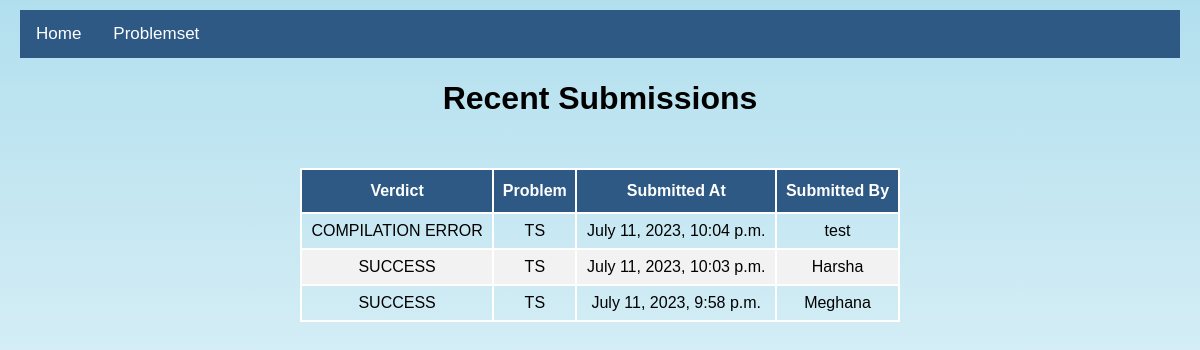
/leaderboard/ (signed in), run on the app's committed database.
### judge/models.py (models this page shows, shortened)
class Solution(models.Model):
    class Verdict(models.TextChoices):
        Success = "SUCCESS"
        COMPILATION_ERROR = "COMPILATION ERROR"
        Wrong_Output = "WRONG ANSWER"
        Time_Limit_Exceeded = "TIME LIMIT EXCEEDED"
        Runtime_Error = "RUNTIME ERROR"
    problem = models.ForeignKey(Problem, on_delete=models.CASCADE)
    verdict = models.CharField(
        max_length=20,
        choices=Verdict.choices
    )
    submittedAt = models.DateTimeField(auto_now_add=True, blank=True)
    language = models.CharField(max_length=10)
    code = models.TextField()
    submittedBy=models.ForeignKey(User, on_delete=models.CASCADE, db_column='submittedBy',default=None)

class Problem(models.Model):
    class Difficulty(models.TextChoices):
        easy = "EASY"
        medium = "MEDIUM"
        hard = "HARD"
    name = models.CharField(max_length=50)
    statement = models.TextField()
    code = models.CharField(max_length=10)
    difficulty = models.CharField(
        max_length=6,
        choices=Difficulty.choices,
        default=Difficulty.easy
    )

### judge/views.py (the view)
# urls.py: path('leaderboard/', views.leaderboard, name = 'leaderboard'),
@login_required(login_url='users:login')
def leaderboard(request):
    recent_submissions = Solution.objects.all().order_by('-submittedAt')[:10]
    return render(request, 'judge/leaderboard.html', {"result": recent_submissions})

### judge/templates/judge/leaderboard.html (shortened to what this page needs)
{% load static %}
<html>
<head>
</head>
<body>
    <div class="navbar">
        <a href="{% url 'index' %}">Home</a>
        <div class="dropdown">
            <button class="dropbtn">Problemset
            </button>
        </div>
    </div>
    <div class="center-align">
        <h1 class="centered-text">Recent Submissions</h1>
    </div>
    <div>
        <table id="submissions">
            <thead>
                <tr>
                    <th>Verdict</th>
                    <th>Problem</th>
                    <th>Submitted At</th>
                    <th>Submitted By</th>
                </tr>
            </thead>
            <tbody>
                {% for res in result %}
                <tr>
                    <td>{{res.verdict}}</td>
                    <td><a class="text" href="{% url 'detail' res.problem.id %}">{{res.problem.code}}</a></td>
                    <td>{{res.submittedAt}}</td>
                    <td>{{res.submittedBy}}</td>
                </tr>
                {% endfor %}
            </tbody>
        </table>
    </div>
</body>
</html>

### judge/templates/judge/leaderboard.html (style rules this page uses)
body { background: linear-gradient(to bottom, #B2DFEE, #FFFFFF); margin: 0; padding: 0; font-family: Arial, Helvetica, sans-serif; }
.navbar { background-color: #2E5984; overflow: hidden; margin-left: 20px; margin-right: 20px; margin-top: 10px; }
.navbar a { float: left; color: white; text-align: center; padding: 14px 16px; text-decoration: none; font-size: 17px; }
.dropdown { float: left; overflow: hidden; }
.dropdown .dropbtn { font-size: 17px; border: none; outline: none; color: white; padding: 14px 16px; background-color: inherit; font-family: inherit; margin: 0; }
.center-align { display: flex; justify-content: center; align-items: center; height: 10vh; }
.centered-text { text-align: center; }
#submissions { border-collapse: collapse; width: 50%; margin: auto; border: 2px solid #2E5984; margin-top: 30px; }
#submissions td, #submissions th { border: 2px solid white; padding: 8px; text-align: center; }
#submissions tr:nth-child(even) { background-color: #f2f2f2; }
#submissions th { padding-top: 12px; padding-bottom: 12px; text-align: center; background-color: #2E5984; color: white; }
.text { display: inline-block; text-decoration: none; color: black; }

### data on the page
Solution: verdict "COMPILATION ERROR", problem.code "TS", submittedAt "July 11, 2023, 10:04 p.m.", submittedBy "test"
Solution: verdict "SUCCESS", problem.code "TS", submittedAt "July 11, 2023, 10:03 p.m.", submittedBy "Harsha"
Solution: verdict "SUCCESS", problem.code "TS", submittedAt "July 11, 2023, 9:58 p.m.", submittedBy "Meghana"
